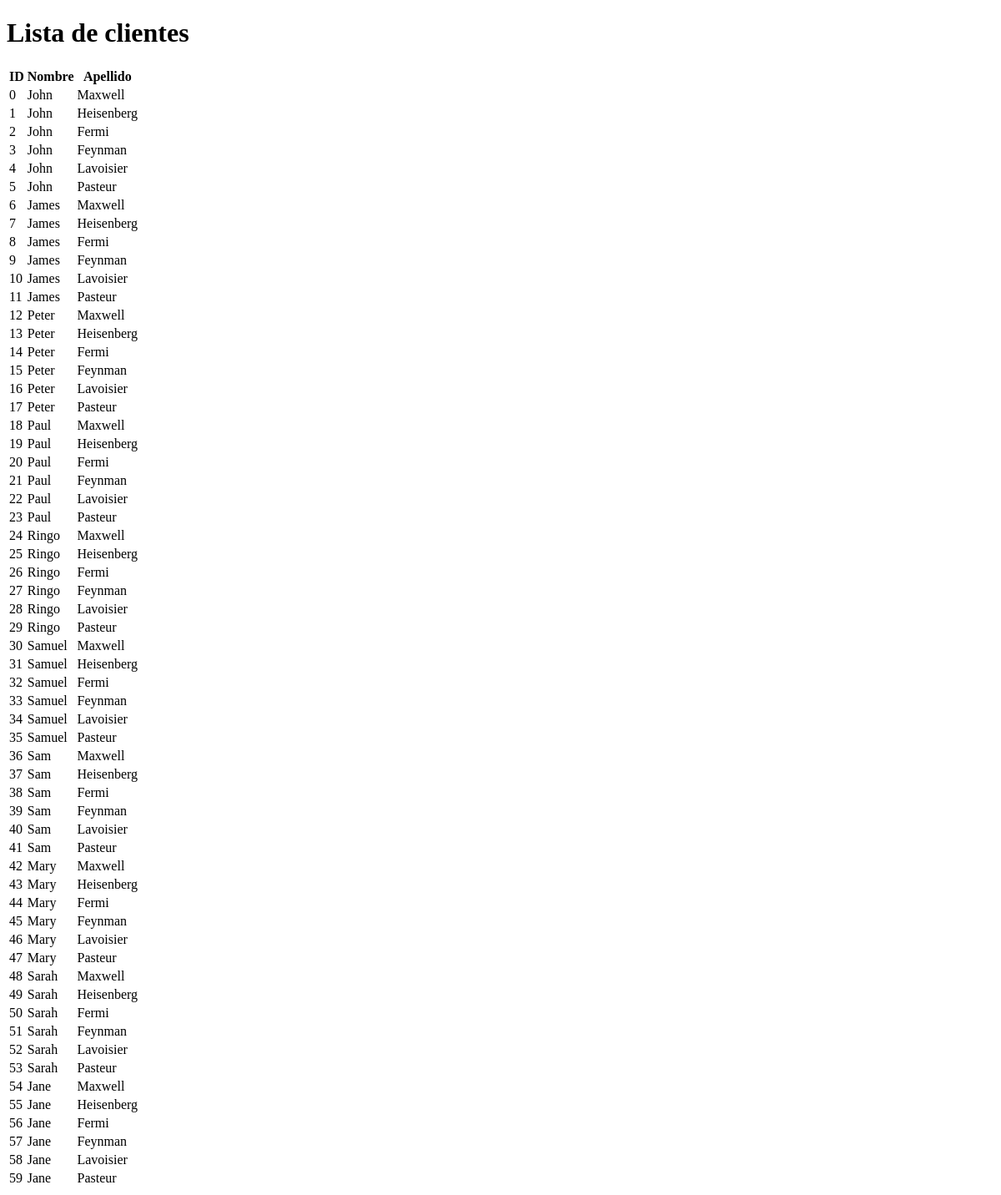
The page /customer-list/ on the database as committed earlier.
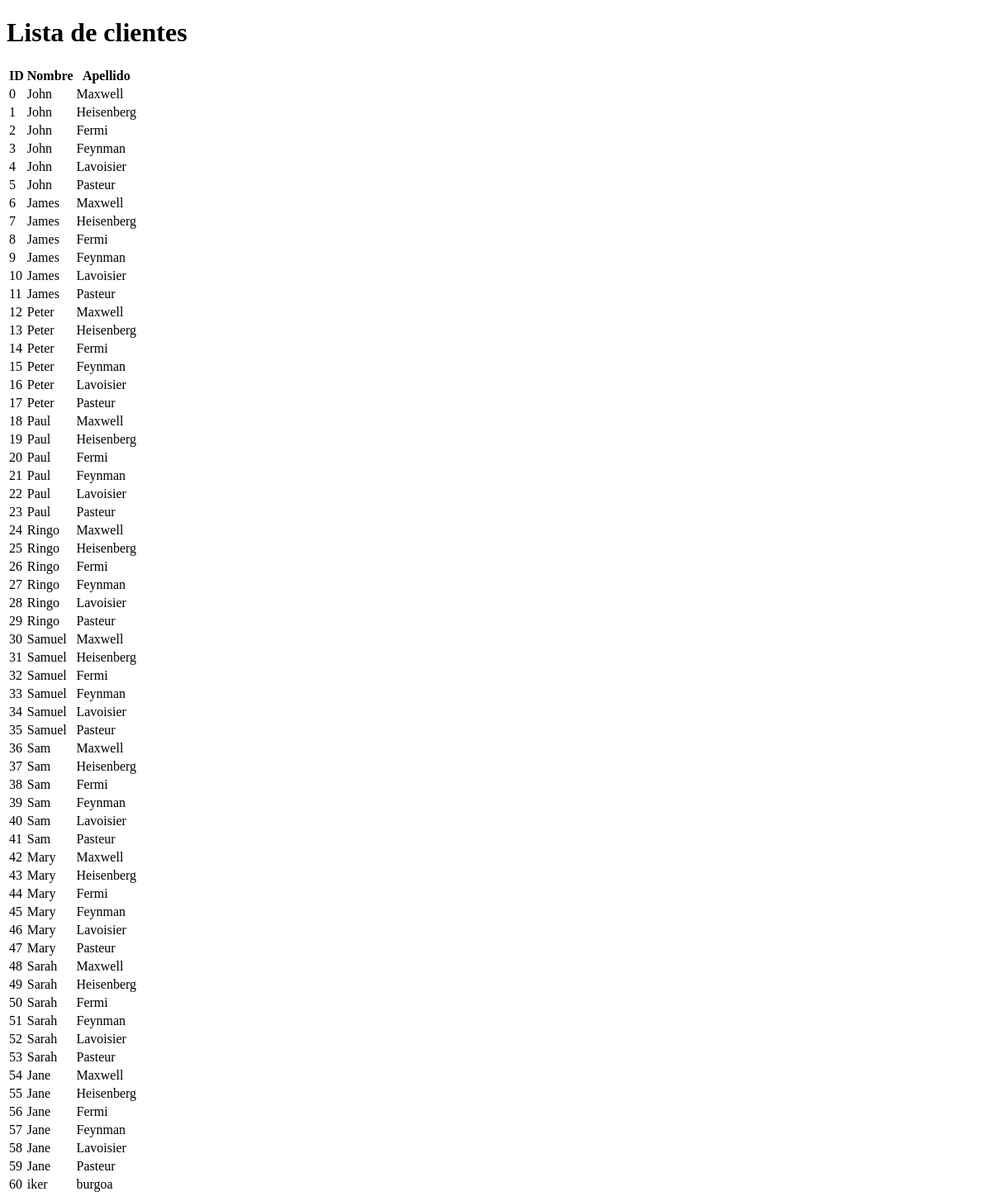
The same page on the database as committed later.
### papas_app/models.py (models this page shows, shortened)
class Customer(models.Model):
    id = models.IntegerField(primary_key=True)
    first_name = models.CharField(max_length=200)
    last_name = models.CharField(max_length=200)

### papas_app/views.py (the view)
# urls.py: path('customer-list/', customer_list, name='customer_list'),
def customer_list(request):
    customers = Customer.objects.all()
    return render(request, 'customer_list.html', {'customers': customers})

### papas_app/templates/customer_list.html (shortened to what this page needs)
<!DOCTYPE html>
<html>
<head>
</head>
<body>
    <h1>Lista de clientes</h1>
    <table>
        <thead>
            <tr>
                <th>ID</th>
                <th>Nombre</th>
                <th>Apellido</th>
            </tr>
        </thead>
        <tbody>
            {% for customer in customers %}
            <tr>
                <td>{{ customer.id }}</td>
                <td>{{ customer.first_name }}</td>
                <td>{{ customer.last_name }}</td>
            </tr>
            {% endfor %}
        </tbody>
    </table>
</body>
</html>

Rows that differ between the two databases and show on the page:
added Customer: id "60", first_name "iker", last_name "burgoa"
